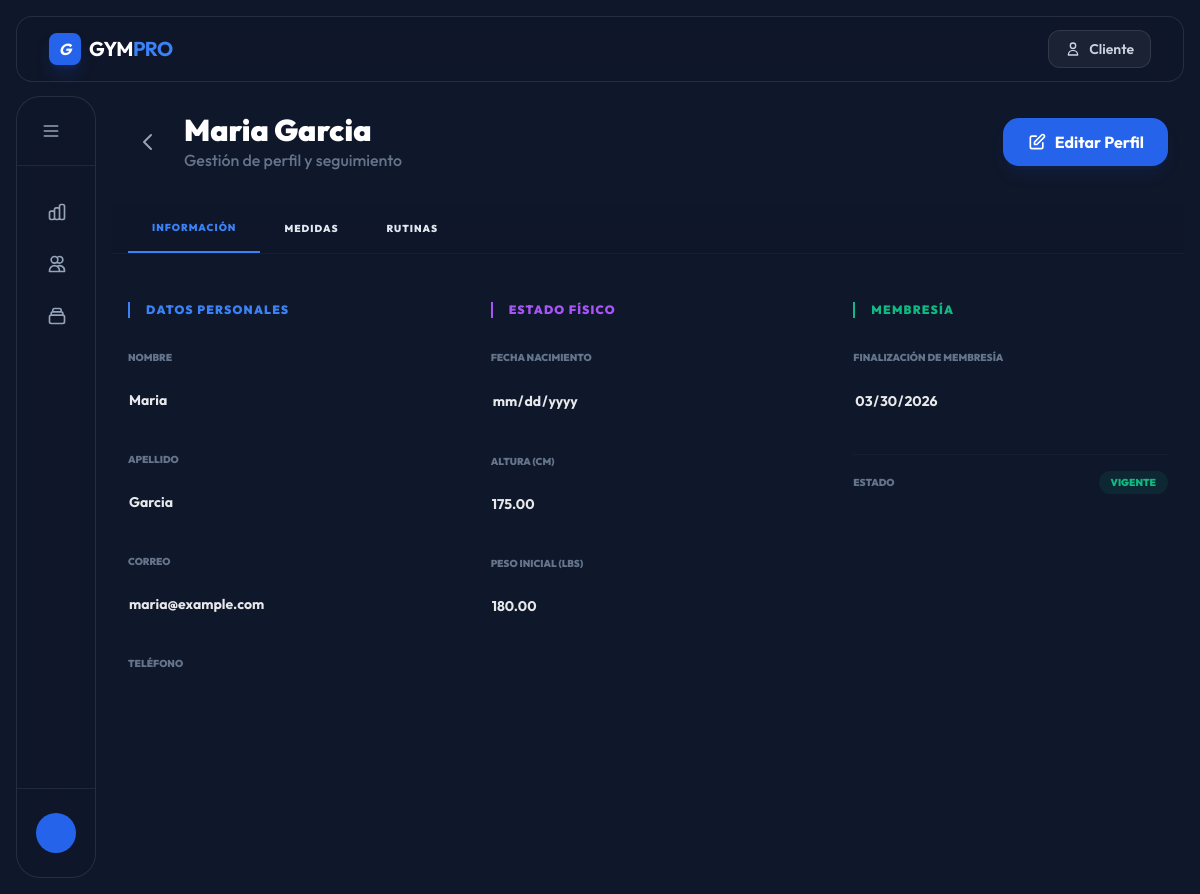
The page /dashboard/clientes/3/ on the database its author committed.
### administracion/models.py (models this page shows, shortened)
class Usuario(AbstractBaseUser, PermissionsMixin):
    class Roles(models.TextChoices):
        ADMIN   = 'admin',  'Administrador'
        CLIENTE = 'client', 'Cliente'
    nombre           = models.CharField('Nombre', max_length=100)
    apellido         = models.CharField('Apellido', max_length=100)
    correo           = models.EmailField('Correo electrónico', unique=True)
    telefono         = models.CharField('Teléfono', max_length=20, blank=True, null=True)
    fecha_nacimiento = models.DateField('Fecha de nacimiento', blank=True, null=True)
    direccion        = models.CharField('Dirección', max_length=255, blank=True, null=True)
    foto_perfil      = models.ImageField('Foto de perfil', upload_to='perfiles/', blank=True, null=True)
    rol    = models.CharField('Rol', max_length=10, choices=Roles.choices, default=Roles.CLIENTE)
    activo = models.BooleanField('Activo', default=True)
    is_staff  = models.BooleanField(default=False)
    is_active = models.BooleanField(default=True)
    is_deleted = models.BooleanField('Borrado', default=False, db_index=True)
    fecha_registro       = models.DateTimeField('Fecha de registro', auto_now_add=True)
    ultima_actualizacion = models.DateTimeField('Última actualización', auto_now=True)
    objects     = UsuarioManager()
    all_objects = models.Manager()
    USERNAME_FIELD  = 'correo'
    REQUIRED_FIELDS = ['nombre', 'apellido']
    class Meta:
        verbose_name        = 'Usuario'
        verbose_name_plural = 'Usuarios'
        ordering            = ['-fecha_registro']
    @property
    def nombre_completo(self):
        return f'{self.nombre} {self.apellido}'.strip()

### clientes/models.py (models this page shows, shortened)
class PerfilCliente(BaseModel):
    class Meta:
        verbose_name        = 'Perfil de cliente'
        verbose_name_plural = 'Perfiles de clientes'
    usuario = models.OneToOneField(
        Usuario,
        on_delete=models.CASCADE,
        related_name='perfil_cliente',
        limit_choices_to={'rol': Usuario.Roles.CLIENTE},
        verbose_name='Cliente',
    )
    peso_lbs  = models.DecimalField('Peso (lbs)', max_digits=5, decimal_places=2, blank=True, null=True)
    altura_cm = models.DecimalField('Altura (cm)', max_digits=5, decimal_places=2, blank=True, null=True)
    @property
    def membresia_activa(self):
        today = timezone.now().date()
        return (
            self.usuario.membresias
            .filter(estado=MembresiaCliente.Estado.ACTIVA, fecha_fin__gte=today)
            .select_related('tipo')
            .first()
        )

class MembresiaCliente(BaseModel):
    class Estado(models.TextChoices):
        ACTIVA     = 'activa',     'Activa'
        VENCIDA    = 'vencida',    'Vencida'
        CANCELADA  = 'cancelada',  'Cancelada'
        SUSPENDIDA = 'suspendida', 'Suspendida'
    class MetodoPago(models.TextChoices):
        EFECTIVO      = 'efectivo',      'Efectivo'
        TARJETA       = 'tarjeta',       'Tarjeta'
        TRANSFERENCIA = 'transferencia', 'Transferencia'
        OTRO          = 'otro',          'Otro'
    class Meta:
        verbose_name        = 'Membresía de cliente'
        verbose_name_plural = 'Membresías de clientes'
        ordering            = ['-fecha_inicio']
        indexes = [
            models.Index(fields=['usuario', 'estado'],  name='idx_mem_usuario_estado'),
            models.Index(fields=['tipo', 'estado'],     name='idx_mem_tipo_estado'),
            models.Index(fields=['fecha_inicio'],        name='idx_mem_fecha_inicio'),
            models.Index(fields=['fecha_fin'],           name='idx_mem_fecha_fin'),
        ]
    usuario = models.ForeignKey(
        Usuario,
        on_delete=models.CASCADE,
        related_name='membresias',
        limit_choices_to={'rol': Usuario.Roles.CLIENTE},
        verbose_name='Cliente',
    )
    tipo = models.ForeignKey(
        TipoMembresia,
        on_delete=models.PROTECT,
        related_name='contrataciones',
        verbose_name='Plan',
    )
    fecha_inicio = models.DateField('Fecha de inicio')
    fecha_fin    = models.DateField('Fecha de fin')
    precio_pagado      = models.DecimalField('Precio pagado (MXN)', max_digits=8, decimal_places=2)
    descuento_aplicado = models.DecimalField('Descuento (%)', max_digits=5, decimal_places=2, default=0)
    metodo_pago        = models.CharField('Método de pago', max_length=15, choices=MetodoPago.choices, default=MetodoPago.EFECTIVO)
    estado       = models.CharField('Estado', max_length=12, choices=Estado.choices, default=Estado.ACTIVA)
    auto_renovar = models.BooleanField('Auto-renovar', default=False)
    notas        = models.TextField('Notas', blank=True)
    registrado_por = models.ForeignKey(
        Usuario,
        on_delete=models.SET_NULL,
        null=True, blank=True,
        related_name='membresias_registradas',
        limit_choices_to={'rol': Usuario.Roles.ADMIN},
        verbose_name='Registrado por',
    )
    fecha_registro      = models.DateTimeField(auto_now_add=True)
    fecha_actualizacion = models.DateTimeField(auto_now=True)

### administracion/views.py (the view, shortened to what this page needs)
# urls.py: path('dashboard/clientes/<int:pk>/', admin_cliente_detail, name='admin_cliente_detail'),
def admin_cliente_detail(request, pk):
    cliente = get_object_or_404(Usuario, pk=pk)
    perfil, _ = PerfilCliente.objects.get_or_create(usuario=cliente)
    membresia = cliente.membresias.filter(estado='activa').first()
    context = {
        'cliente_obj': cliente,
        'user_form': UsuarioEditForm(instance=cliente),
        'perfil_form': PerfilClienteForm(instance=perfil),
        'mem_form': MembresiaManualForm(instance=membresia) if membresia else None,
        'medidas_form': RegistroMedidasForm(),
        'medidas_historial': cliente.registros_medidas.all(),
        'rutinas_asignadas': cliente.rutinas.all(),
        'tipos_membresia': TipoMembresia.objects.filter(activo=True),
    }
    return render(request, 'admin/cliente_detail.html', context)

### templates/admin/cliente_detail.html (shortened to what this page needs)
{% extends 'admin/admin_base.html' %}
{% load static %}
{% block admin_content %}
<div x-data="{
    editing: false,
    modalOpen: false,
    currentMedida: {
        id: '',
        fecha: '',
        peso_lbs: '',
        cuello: '',
        hombros: '',
        pecho: '',
        cintura: '',
        cadera: '',
        brazo_izq: '',
        brazo_der: '',
        muslo_izq: '',
        muslo_der: '',
        pantorrilla_izq: '',
        pantorrilla_der: '',
        imc: '',
        porcentaje_grasa: '',
        notas: ''
    },
    openEditModal(m) {
        this.currentMedida = { ...m };
        this.modalOpen = true;
    },
    openCreateModal() {
        this.currentMedida = {
            id: '', fecha: new Date().toISOString().split('T')[0], peso_lbs: '', imc: '', porcentaje_grasa: '', notas: '',
            cuello: '', hombros: '', pecho: '', cintura: '', cadera: '', brazo_izq: '', brazo_der: '',
            muslo_izq: '', muslo_der: '', pantorrilla_izq: '', pantorrilla_der: ''
        };
        this.modalOpen = true;
    }
}" class="space-y-8 pb-32">
    <div class="flex flex-col md:flex-row md:items-center justify-between space-y-4 md:space-y-0">
        <div class="flex items-center space-x-4">
            <a href="{% url 'admin_clientes' %}"
                class="hover:bg-slate-800 p-2 rounded-xl text-slate-400 hover:text-white transition">
                <svg class="w-6 h-6" fill="none" stroke="currentColor" viewBox="0 0 24 24">
                    <path stroke-linecap="round" stroke-linejoin="round" stroke-width="2" d="M15 19l-7-7 7-7" />
                </svg>
            </a>
            <div>
                <h1 class="text-3xl font-black text-white">{{ cliente_obj.nombre_completo }}</h1>
                <p class="text-slate-500 font-medium">Gestión de perfil y seguimiento</p>
            </div>
        </div>
        <div class="flex space-x-3">
            <button @click="editing = !editing" type="button"
                :class="editing ? 'bg-amber-500 text-white' : 'bg-blue-600 text-white'"
                class="px-6 py-3 rounded-2xl font-bold transition flex items-center space-x-2 shadow-lg shadow-blue-900/20">
                <svg x-show="!editing" class="w-5 h-5" fill="none" stroke="currentColor" viewBox="0 0 24 24">
                    <path stroke-linecap="round" stroke-linejoin="round" stroke-width="2"
                        d="M11 5H6a2 2 0 00-2 2v11a2 2 0 002 2h11a2 2 0 002-2v-5m-1.414-9.414a2 2 0 112.828 2.828L11.828 15H9v-2.828l8.586-8.586z" />
                </svg>
                <span x-text="editing ? 'Cancelar Edición' : 'Editar Perfil'"></span>
            </button>
        </div>
    </div>
    <div
        class="flex border-b border-slate-800/50 overflow-x-auto scrollbar-hide whitespace-nowrap -mx-4 px-4 sticky top-0 bg-slate-900/80 backdrop-blur-md z-30">
        <button onclick="showTab('datos')" id="tab-datos"
            class="nav-tab active px-6 py-4 font-black transition uppercase text-[10px] tracking-widest flex-shrink-0">
            Información
        </button>
        <button onclick="showTab('medidas')" id="tab-medidas"
            class="nav-tab px-6 py-4 font-black transition uppercase text-[10px] tracking-widest flex-shrink-0">
            Medidas
        </button>
        <button onclick="showTab('rutinas')" id="tab-rutinas"
            class="nav-tab px-6 py-4 font-black transition uppercase text-[10px] tracking-widest flex-shrink-0">
            Rutinas
        </button>
    </div>
    <div id="content-datos" class="tab-content active animate-fadeIn">
        <form method="POST" class="space-y-12">
            <div class="grid grid-cols-1 md:grid-cols-2 lg:grid-cols-3 gap-12">
                <div class="space-y-8">
                    <h3
                        class="text-xs font-black text-blue-500 uppercase tracking-widest border-l-2 border-blue-500 pl-4">
                        Datos Personales</h3>
                    <div class="space-y-6">
                        <div class="flex flex-col">
                            <label class="text-[10px] font-black text-slate-500 uppercase mb-2">Nombre</label>
                            <input type="text" name="nombre" value="{{ cliente_obj.nombre }}" :disabled="!editing"
                                class="bg-transparent border-slate-800 disabled:border-transparent disabled:px-0 transition-all font-bold">
                        </div>
                        <div class="flex flex-col">
                            <label class="text-[10px] font-black text-slate-500 uppercase mb-2">Apellido</label>
                            <input type="text" name="apellido" value="{{ cliente_obj.apellido }}" :disabled="!editing"
                                class="bg-transparent border-slate-800 disabled:border-transparent disabled:px-0 transition-all font-bold">
                        </div>
                        <div class="flex flex-col">
                            <label class="text-[10px] font-black text-slate-500 uppercase mb-2">Correo</label>
                            <input type="email" name="correo" value="{{ cliente_obj.correo }}" :disabled="!editing"
                                class="bg-transparent border-slate-800 disabled:border-transparent disabled:px-0 transition-all font-bold">
                        </div>
                        <div class="flex flex-col">
                            <label class="text-[10px] font-black text-slate-500 uppercase mb-2">Teléfono</label>
                            <input type="text" name="telefono" value="{{ cliente_obj.telefono|default:'' }}"
                                :disabled="!editing"
                                class="bg-transparent border-slate-800 disabled:border-transparent disabled:px-0 transition-all font-bold">
                        </div>
                    </div>
                </div>
                <div class="space-y-8">
                    <h3
                        class="text-xs font-black text-purple-500 uppercase tracking-widest border-l-2 border-purple-500 pl-4">
                        Estado Físico</h3>
                    <div class="space-y-6">
                        <div class="flex flex-col">
                            <label class="text-[10px] font-black text-slate-500 uppercase mb-2">Fecha Nacimiento</label>
                            <input type="date" name="fecha_nacimiento"
                                value="{{ cliente_obj.fecha_nacimiento|date:'Y-m-d' }}" :disabled="!editing"
                                class="bg-transparent border-slate-800 disabled:border-transparent disabled:px-0 transition-all font-bold">
                        </div>
                        <div class="flex flex-col">
                            <label class="text-[10px] font-black text-slate-500 uppercase mb-2">Altura (cm)</label>
                            <input type="number" step="0.1" name="altura_cm"
                                value="{{ cliente_obj.perfil_cliente.altura_cm|default:'' }}" :disabled="!editing"
                                class="bg-transparent border-slate-800 disabled:border-transparent disabled:px-0 transition-all font-bold">
                        </div>
                        <div class="flex flex-col">
                            <label class="text-[10px] font-black text-slate-500 uppercase mb-2">Peso Inicial
                                (lbs)</label>
                            <input type="number" step="0.1" name="peso_lbs"
                                value="{{ cliente_obj.perfil_cliente.peso_lbs|default:'' }}" :disabled="!editing"
                                class="bg-transparent border-slate-800 disabled:border-transparent disabled:px-0 transition-all font-bold">
                        </div>
                    </div>
                </div>
                <div class="space-y-8">
                    <h3
                        class="text-xs font-black text-emerald-500 uppercase tracking-widest border-l-2 border-emerald-500 pl-4">
                        Membresía</h3>
                    <div class="space-y-6">
                        {% if mem_form %}
                        <div class="flex flex-col">
                            <label class="text-[10px] font-black text-slate-500 uppercase mb-2">Finalización de
                                Membresía</label>
                            <input type="date" name="fecha_fin"
                                value="{{ cliente_obj.perfil_cliente.membresia_activa.fecha_fin|date:'Y-m-d' }}"
                                :disabled="!editing"
                                class="bg-transparent border-slate-800 disabled:border-transparent disabled:px-0 transition-all font-bold">
                        </div>
                        <div class="pt-4 border-t border-slate-800/50">
                            <div class="flex justify-between items-center">
                                <span class="text-[10px] font-black text-slate-500 uppercase">Estado</span>
                                <span
                                    class="px-3 py-1 bg-emerald-500/10 text-emerald-500 rounded-full text-[10px] font-black uppercase">Vigente</span>
                            </div>
                        </div>
                        {% endif %}
                    </div>
                </div>
            </div>
        </form>
    </div>
</div>
{% endblock %}

### rows shown on the page
Usuario: nombre_completo "Maria Garcia", nombre "Maria", apellido "Garcia", correo "maria@example.com", altura_cm "175.00", peso_lbs "180.00", fecha_fin "03/30/2026"
